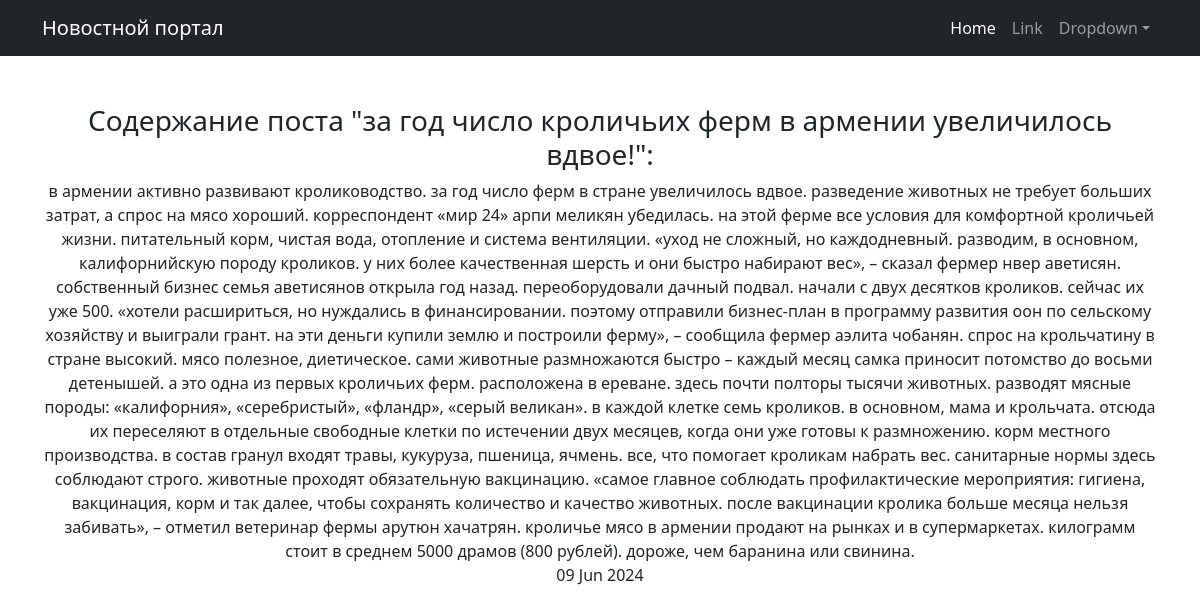
/post/5/, run on the app's committed database.
### news/models.py (models this page shows, shortened)
class Post(models.Model):
    article = 'AR'
    news = 'NW'
    TYPES = [
        (article, 'Статья'),
        (news, 'Новость')
    ]
    author = models.ForeignKey(Author, on_delete= models.CASCADE)
    type_post = models.CharField(max_length=2, choices= TYPES, default= news)
    date_post = models.DateTimeField(auto_now_add= True)
    categories_post = models.ManyToManyField(Category, through= 'PostCategory')
    name_post = models.CharField(max_length=255)
    text_post = models.TextField()
    rating_post = models.SmallIntegerField(default= 0)
    class Meta:
        verbose_name = 'Пост'
        verbose_name_plural = 'Посты'

### news/views.py (the view)
# urls.py: path('post/<int:pk>/', PostDetail.as_view(), name='post'),
class PostDetail(DetailView):
    model = Post
    context_object_name = 'post'
    template_name = 'post_detail.html'

### news/templatetags/custom_filters.py (called while the page is built)
@register.filter()
def censor(value):
    if type(value) == str:
        value = value.lower().split()
        for i, word in enumerate(value):
            if word in words:
                value[i] = word[0] + '*' * len(word[1:])
        return ' '.join(value)

### templates/post_detail.html (shortened to what this page needs)
{% extends 'flatpages/default.html' %}
{% load custom_filters %}
{% block content %}
<h3>Содержание поста "{{ post.name_post|censor }}":</h3>
{{ post.text_post|censor }}
<br>
{{ post.date_post|date:'d M Y'}}
{% endblock content %}

### data on the page
Post: name_post|censor "за год число кроличьих ферм в армении увеличилось вдвое!", text_post|censor "в армении активно развивают кролиководство. за год число ферм в стране увеличилось вдвое. разведение животных не требует больших затрат, а спрос на мясо хороший. корреспондент «мир 24» арпи меликян убедилась. на этой ферме все условия для комфортной кроличьей жизни. питательный корм, чистая вода, отопление и система вентиляции. «уход не сложный, но каждодневный. разводим, в основном, калифорнийскую породу кроликов. у них более качественная шерсть и они быстро набирают вес», – сказал фермер нвер аветисян. собственный бизнес семья аветисянов открыла год назад. переоборудовали дачный подвал. начали с двух десятков кроликов. сейчас их уже 500. «хотели расшириться, но нуждались в финансировании.…", date_post "09 Jun 2024"
